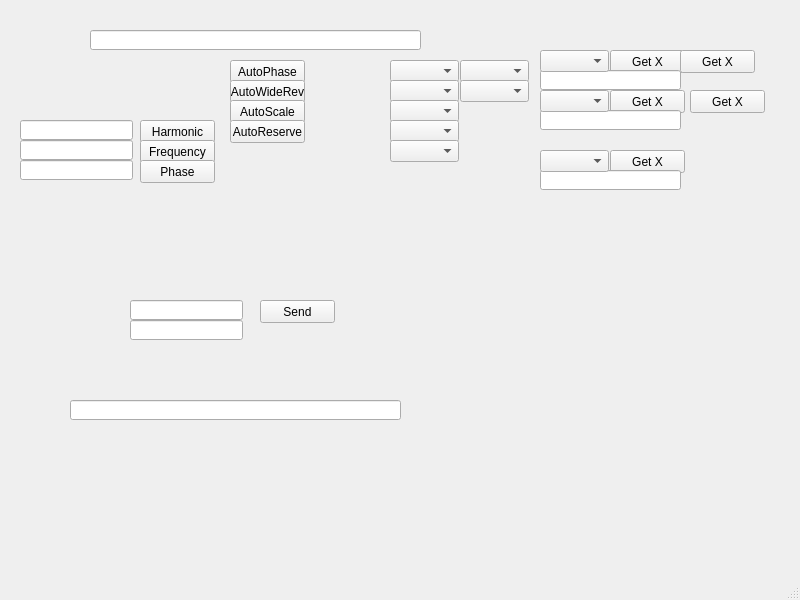
<?xml version="1.0" encoding="UTF-8"?>
<ui version="4.0">
 <class>SR844Graphics</class>
 <widget class="QMainWindow" name="SR844Graphics">
  <property name="geometry">
   <rect>
    <x>0</x>
    <y>0</y>
    <width>800</width>
    <height>600</height>
   </rect>
  </property>
  <property name="windowTitle">
   <string>MainWindow</string>
  </property>
  <widget class="QWidget" name="centralwidget">
   <widget class="QComboBox" name="comboBoxRefSource">
    <property name="geometry">
     <rect>
      <x>390</x>
      <y>60</y>
      <width>69</width>
      <height>22</height>
     </rect>
    </property>
   </widget>
   <widget class="QLineEdit" name="lineEditResponse">
    <property name="geometry">
     <rect>
      <x>90</x>
      <y>30</y>
      <width>331</width>
      <height>20</height>
     </rect>
    </property>
   </widget>
   <widget class="QLineEdit" name="lineEditError">
    <property name="geometry">
     <rect>
      <x>70</x>
      <y>400</y>
      <width>331</width>
      <height>20</height>
     </rect>
    </property>
   </widget>
   <widget class="QLineEdit" name="lineEditHarmonic">
    <property name="geometry">
     <rect>
      <x>20</x>
      <y>120</y>
      <width>113</width>
      <height>20</height>
     </rect>
    </property>
   </widget>
   <widget class="QPushButton" name="pushButtonHarmonic">
    <property name="geometry">
     <rect>
      <x>140</x>
      <y>120</y>
      <width>75</width>
      <height>23</height>
     </rect>
    </property>
    <property name="text">
     <string>Harmonic</string>
    </property>
   </widget>
   <widget class="QLineEdit" name="lineEditFrequency">
    <property name="geometry">
     <rect>
      <x>20</x>
      <y>140</y>
      <width>113</width>
      <height>20</height>
     </rect>
    </property>
   </widget>
   <widget class="QPushButton" name="pushButtonFrequency">
    <property name="geometry">
     <rect>
      <x>140</x>
      <y>140</y>
      <width>75</width>
      <height>23</height>
     </rect>
    </property>
    <property name="text">
     <string>Frequency</string>
    </property>
   </widget>
   <widget class="QLineEdit" name="lineEditPhase">
    <property name="geometry">
     <rect>
      <x>20</x>
      <y>160</y>
      <width>113</width>
      <height>20</height>
     </rect>
    </property>
   </widget>
   <widget class="QPushButton" name="pushButtonPhase">
    <property name="geometry">
     <rect>
      <x>140</x>
      <y>160</y>
      <width>75</width>
      <height>23</height>
     </rect>
    </property>
    <property name="text">
     <string>Phase</string>
    </property>
   </widget>
   <widget class="QPushButton" name="pushButtonAutoPhase">
    <property name="geometry">
     <rect>
      <x>230</x>
      <y>60</y>
      <width>75</width>
      <height>23</height>
     </rect>
    </property>
    <property name="text">
     <string>AutoPhase</string>
    </property>
   </widget>
   <widget class="QComboBox" name="comboBoxRefTriggerOutput">
    <property name="geometry">
     <rect>
      <x>390</x>
      <y>80</y>
      <width>69</width>
      <height>22</height>
     </rect>
    </property>
   </widget>
   <widget class="QPushButton" name="pushButtonAutoWideReverse">
    <property name="geometry">
     <rect>
      <x>230</x>
      <y>80</y>
      <width>75</width>
      <height>23</height>
     </rect>
    </property>
    <property name="text">
     <string>AutoWideRev</string>
    </property>
   </widget>
   <widget class="QComboBox" name="comboBoxInputSignalZ">
    <property name="geometry">
     <rect>
      <x>390</x>
      <y>100</y>
      <width>69</width>
      <height>22</height>
     </rect>
    </property>
   </widget>
   <widget class="QComboBox" name="comboBoxSensitivity">
    <property name="geometry">
     <rect>
      <x>390</x>
      <y>120</y>
      <width>69</width>
      <height>22</height>
     </rect>
    </property>
   </widget>
   <widget class="QPushButton" name="pushButtonAutoScale">
    <property name="geometry">
     <rect>
      <x>230</x>
      <y>100</y>
      <width>75</width>
      <height>23</height>
     </rect>
    </property>
    <property name="text">
     <string>AutoScale</string>
    </property>
   </widget>
   <widget class="QComboBox" name="comboBoxCloseReserveMode">
    <property name="geometry">
     <rect>
      <x>390</x>
      <y>140</y>
      <width>69</width>
      <height>22</height>
     </rect>
    </property>
   </widget>
   <widget class="QPushButton" name="pushButtonAutoReserve">
    <property name="geometry">
     <rect>
      <x>230</x>
      <y>120</y>
      <width>75</width>
      <height>23</height>
     </rect>
    </property>
    <property name="text">
     <string>AutoReserve</string>
    </property>
   </widget>
   <widget class="QComboBox" name="comboBoxTimeConstant">
    <property name="geometry">
     <rect>
      <x>460</x>
      <y>60</y>
      <width>69</width>
      <height>22</height>
     </rect>
    </property>
   </widget>
   <widget class="QComboBox" name="comboBoxFilterSlope">
    <property name="geometry">
     <rect>
      <x>460</x>
      <y>80</y>
      <width>69</width>
      <height>22</height>
     </rect>
    </property>
   </widget>
   <widget class="QPushButton" name="pushButtonSend">
    <property name="geometry">
     <rect>
      <x>260</x>
      <y>300</y>
      <width>75</width>
      <height>23</height>
     </rect>
    </property>
    <property name="text">
     <string>Send</string>
    </property>
   </widget>
   <widget class="QLineEdit" name="lineEditSend">
    <property name="geometry">
     <rect>
      <x>130</x>
      <y>300</y>
      <width>113</width>
      <height>20</height>
     </rect>
    </property>
   </widget>
   <widget class="QLineEdit" name="lineEditRecieve">
    <property name="geometry">
     <rect>
      <x>130</x>
      <y>320</y>
      <width>113</width>
      <height>20</height>
     </rect>
    </property>
   </widget>
   <widget class="QPushButton" name="pushButtonOutDataChannel1">
    <property name="geometry">
     <rect>
      <x>610</x>
      <y>50</y>
      <width>75</width>
      <height>23</height>
     </rect>
    </property>
    <property name="text">
     <string>Get X</string>
    </property>
   </widget>
   <widget class="QLineEdit" name="lineEditOutDataChannel1">
    <property name="geometry">
     <rect>
      <x>540</x>
      <y>70</y>
      <width>141</width>
      <height>20</height>
     </rect>
    </property>
   </widget>
   <widget class="QComboBox" name="comboBoxOutDataChannel1">
    <property name="geometry">
     <rect>
      <x>540</x>
      <y>50</y>
      <width>69</width>
      <height>22</height>
     </rect>
    </property>
   </widget>
   <widget class="QPushButton" name="pushButtonOutDataChannel2">
    <property name="geometry">
     <rect>
      <x>610</x>
      <y>90</y>
      <width>75</width>
      <height>23</height>
     </rect>
    </property>
    <property name="text">
     <string>Get X</string>
    </property>
   </widget>
   <widget class="QLineEdit" name="lineEditOutDataChannel2">
    <property name="geometry">
     <rect>
      <x>540</x>
      <y>110</y>
      <width>141</width>
      <height>20</height>
     </rect>
    </property>
   </widget>
   <widget class="QComboBox" name="comboBoxOutDataChannel2">
    <property name="geometry">
     <rect>
      <x>540</x>
      <y>90</y>
      <width>69</width>
      <height>22</height>
     </rect>
    </property>
   </widget>
   <widget class="QPushButton" name="pushButtonAutoZeroChannel1">
    <property name="geometry">
     <rect>
      <x>680</x>
      <y>50</y>
      <width>75</width>
      <height>23</height>
     </rect>
    </property>
    <property name="text">
     <string>Get X</string>
    </property>
   </widget>
   <widget class="QPushButton" name="pushButtonAutoZeroChannel2">
    <property name="geometry">
     <rect>
      <x>690</x>
      <y>90</y>
      <width>75</width>
      <height>23</height>
     </rect>
    </property>
    <property name="text">
     <string>Get X</string>
    </property>
   </widget>
   <widget class="QPushButton" name="pushButtonOutData">
    <property name="geometry">
     <rect>
      <x>610</x>
      <y>150</y>
      <width>75</width>
      <height>23</height>
     </rect>
    </property>
    <property name="text">
     <string>Get X</string>
    </property>
   </widget>
   <widget class="QLineEdit" name="lineEditOutData">
    <property name="geometry">
     <rect>
      <x>540</x>
      <y>170</y>
      <width>141</width>
      <height>20</height>
     </rect>
    </property>
   </widget>
   <widget class="QComboBox" name="comboBoxOutData">
    <property name="geometry">
     <rect>
      <x>540</x>
      <y>150</y>
      <width>69</width>
      <height>22</height>
     </rect>
    </property>
   </widget>
  </widget>
  <widget class="QMenuBar" name="menubar">
   <property name="geometry">
    <rect>
     <x>0</x>
     <y>0</y>
     <width>800</width>
     <height>21</height>
    </rect>
   </property>
  </widget>
  <widget class="QStatusBar" name="statusbar"/>
 </widget>
 <resources/>
 <connections/>
</ui>
